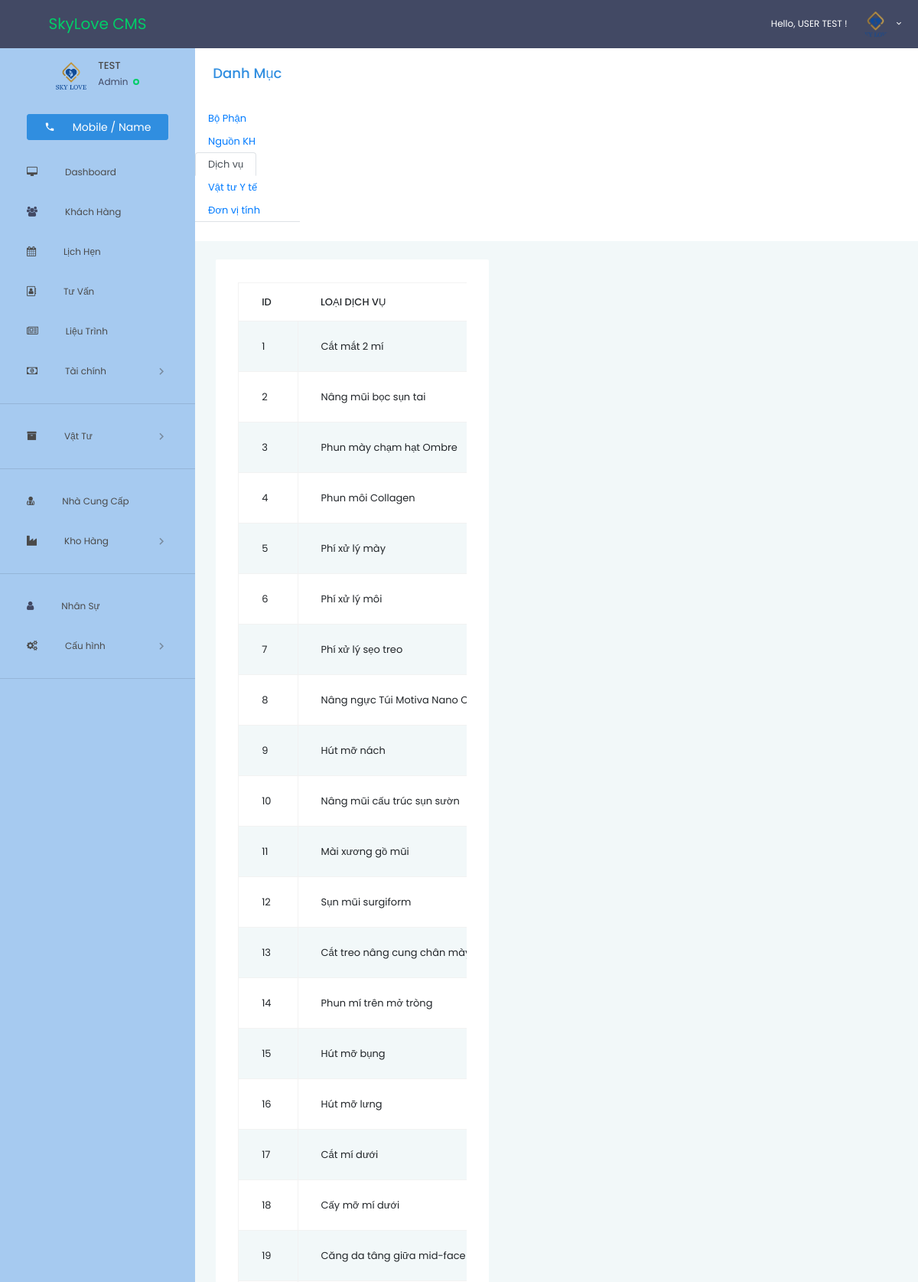
The app's page /service/ (signed in, upper part) with its own data.
### manager/models.py (models this page shows, shortened)
class User(AbstractUser):
    fullname = models.CharField(max_length=32)
    thumb = models.ImageField(blank=True, null=True, upload_to='User')
    class Meta:
        db_table = 'User'

class Service(models.Model):
    name = models.CharField(max_length=64, unique=True)
    cost = MoneyField(max_digits=16, decimal_places=0, default_currency='VND', default=0)
    class Meta:
        db_table = 'Service'

### manager/views.py (the view)
# urls.py: path('service/', views.ServiceAll.as_view(), name='app_srv_all'),
class ServiceAll(LoginRequiredMixin, ListView):
    template_name = 'manager/service/index.html'
    login_url = 'manager:login'
    model = get_user_model()
    def get_context_data(self, **kwargs):
        context = super().get_context_data(**kwargs)
        context['admin_count'] = get_user_model().objects.all().count()
        context['services'] = Service.objects.order_by('id')
        return context

### manager/templates/manager/service/index.html (shortened to what this page needs)
{% extends 'manager/layout.html' %}
{% load static %}
{% block content %}
  <link rel="stylesheet" href="{% static 'css/vmenu.css' %}">
  <div class="main-panel">
  <div class="row">
    <div class="col-lg-2 grid-margin">
      <h4 class="text-center text-primary">
        <br>
        Danh Mục
      </h4>
    </div>
  </div>
  <div class="row">
    <div class="col-lg-2 grid-margin">
      <ul class="nav nav-tabs">
        <li class="nav-item">
          <a class="nav-link"
             href="{% url 'manager:dept_all' %}">Bộ Phận</a>
        </li>
        <li class="nav-item">
          <a class="nav-link"
             href="{% url 'manager:cust_src_all' %}">Nguồn KH</a>
        </li>
        <li class="nav-item">
          <a class="nav-link active" aria-current="page"
             href="{% url 'manager:app_srv_all' %}">Dịch vụ</a>
        </li>
        <li class="nav-item">
          <a class="nav-link"
             href="{% url 'inventory:ass_cat_all' %}">Vật tư Y tế</a>
        </li>
        <li class="nav-item">
          <a class="nav-link"
             href="{% url 'inventory:ass_unt_all' %}">Đơn vị tính</a>
        </li>
      </ul>
    </div>
  </div>
  <div class="content-wrapper">
    <div class="row">
      <div class="col-lg-5 grid-margin">
        <div class="card">
          <div class="card-body">
            <div class="table-responsive">
              <table class="table table-bordered table-striped">
                <thead>
                <tr>
                  <th>
                    ID
                  </th>
                  <th>
                    LOẠI DỊCH VỤ
                  </th>
                </tr>
                </thead>
                <tbody>
                {% for service in services %}
                  <tr>
                    <td>
                      {{ service.id }}
                    </td>
                    <td>
                      {{ service.name }}
                    </td>
                  </tr>
                {% endfor %}
                </tbody>
              </table>
            </div>
          </div>
        </div>
      </div>
    </div>
  </div>
{% endblock content %}

### manager/templates/manager/nav.html (shortened to what this page needs)
{% load static %}
<nav class="navbar default-layout bg-success col-lg-12 col-12 p-0 fixed-top d-flex flex-row">
  <div class="text-center navbar-brand-wrapper d-flex align-items-top justify-content-center bg-dark">
    <p class="display-5 mt-3 text-success">SkyLove CMS</p>
  </div>
  <div class="navbar-menu-wrapper d-flex align-items-center bg-dark">
    <ul class="navbar-nav navbar-nav-right">
      <li class="nav-item dropdown d-none d-xl-inline-block">
        <a class="nav-link dropdown-toggle" id="UserDropdown" href="#" data-toggle="dropdown" aria-expanded="false">
          <span class="profile-text"> Hello, {{ user.fullname | upper }} ! </span>
          {% if user.thumb.url != null %}
            <img class="img-xs rounded-circle" src="{{ user.thumb.url }}" class='rounded img-fluid' alt="Profile image">
          {% else %}
            <img class="img-xs rounded-circle" src="{% static 'images/No_Image.png' %}" class='rounded img-fluid' alt="Profile image">
          {% endif %}
        </a>
      </li>
    </ul>
  </div>
</nav>

### manager/templates/manager/sidebar.html (shortened to what this page needs)
{% load static %}
<nav class="sidebar sidebar-offcanvas bg-infobk" id="sidebar">
  <ul class="nav">
    <li class="nav-item nav-profile">
      <div class="nav-link">
        <div class="user-wrapper">
          <div class="profile-image">
            {% if user.thumb.url != null %}
              <img src="{{ user.thumb.url }}" class='rounded img-fluid' alt="">
            {% else %}
              <img src="{% static 'images/No_Image.png' %}" class='rounded img-fluid' alt="">
            {% endif %}
          </div>
          <div class="text-wrapper">
            <p class="profile-name">{{ user.username | upper }} </p>
            <div>
              <small class="designation text-dark">
                {% if user.is_superuser > 0 %}
                  Administrator
                {% else %}
                  Admin
                {% endif %}
              </small>
              <span class="status-indicator online"></span>
            </div>
          </div>
        </div>
        <a href="{% url 'manager:customer_overview' %}" class="btn btn-primary btn-block">
          <i class="mdi mdi-phone"></i>
          &emsp;Mobile / Name
        </a>
      </div>
    </li>
    <li class="nav-item">
      <a class="nav-link" href="{% url 'manager:dashboard' %}">
        <i class="fa fa-desktop"></i>
        <span class="menu-title">&emsp;&emsp;&emsp;Dashboard</span>
      </a>
    </li>
    <li class="nav-item">
      <a class="nav-link" href="{% url 'manager:customer_all' %}">
        <i class="fa fa-users text-dark"></i>
        <span class="menu-title">&emsp;&emsp;&emsp;Khách Hàng</span>
      </a>
    </li>
    <li class="nav-item">
      <a class="nav-link" href="{% url 'apptevent:calendar' %}">
        <i class="fa fa-calendar"></i>
        <span class="menu-title">&emsp;&emsp;&emsp;Lịch Hẹn</span>
      </a>
    </li>
    <li class="nav-item">
      <a class="nav-link" href="{% url 'action:consultant_overview' %}">
        <i class="fa fa-address-book-o"></i>
        <span class="menu-title">&emsp;&emsp;&emsp;Tư Vấn</span>
      </a>
    </li>
    <li class="nav-item">
      <a class="nav-link" href="{% url 'action:treatment_overview' %}">
        <i class="fa fa-newspaper-o"></i>
        <span class="menu-title">&emsp;&emsp;&emsp;Liệu Trình</span>
      </a>
    </li>
    <li class="nav-item">
      <a class="nav-link" data-toggle="collapse" href="#ui-accountant" aria-expanded="false" aria-controls="ui-accountant">
        <i class="fa fa-money"></i>
        <span class="menu-title">&emsp;&emsp;&emsp;Tài chính</span>
        <i class="menu-arrow"></i>
      </a>
      <hr>
    </li>
    <li class="nav-item">
      <a class="nav-link" data-toggle="collapse" href="#ui-asset" aria-expanded="false" aria-controls="ui-asset">
        <i class="fa fa-archive"></i>
        <span class="menu-title">&emsp;&emsp;&emsp;Vật Tư</span>
        <i class="menu-arrow"></i>
      </a>
      <hr>
    </li>
    <li class="nav-item">
      <a class="nav-link" href="{% url 'inventory:supplier_all' %}">
        <i class="fa fa-user-md"></i>
        <span class="menu-title">&emsp;&emsp;&emsp;Nhà Cung Cấp</span>
      </a>
    </li>
    <li class="nav-item">
      <a class="nav-link" data-toggle="collapse" href="#ui-inventory" aria-expanded="false"
         aria-controls="ui-inventory">
        <i class="fa fa-industry"></i>
        <span class="menu-title">&emsp;&emsp;&emsp;Kho Hàng</span>
        <i class="menu-arrow"></i>
      </a>
      <hr>
    </li>
    <li class="nav-item">
      <a class="nav-link" href="{% url 'manager:employee_all' %}" aria-expanded="false" aria-controls="ui-basic">
        <i class="fa fa-user text-dark"></i>
        <span class="menu-title">&emsp;&emsp;&emsp;Nhân Sự</span>
      </a>
    </li>
    <li class="nav-item">
      <a class="nav-link" data-toggle="collapse" href="#ui-config" aria-expanded="false" aria-controls="ui-config">
        <i class="fa fa-gears "></i>
        <span class="menu-title">&emsp;&emsp;&emsp;Cấu hình</span>
        <i class="menu-arrow"></i>
      </a>
      <hr>
    </li>
  </ul>
</nav>

### static/css/vmenu.css (style rules this page uses)
.dropdown { position: relative; display: inline-block; }

### records on screen
User: fullname "USER TEST", thumb (picture), username "TEST"
Service: id "1", name "Cắt mắt 2 mí"
Service: id "2", name "Nâng mũi bọc sụn tai"
Service: id "3", name "Phun mày chạm hạt Ombre"
Service: id "4", name "Phun môi Collagen"
Service: id "5", name "Phí xử lý mày"
Service: id "6", name "Phí xử lý môi"
Service: id "7", name "Phí xử lý sẹo treo"
Service: id "8", name "Nâng ngực Túi Motiva Nano…"
Service: id "9", name "Hút mỡ nách"
Service: id "10", name "Nâng mũi cấu trúc sụn sườn"
Service: id "11", name "Mài xương gồ mũi"
Service: id "12", name "Sụn mũi surgiform"
Service: id "13", name "Cắt treo nâng cung chân…"
Service: id "14", name "Phun mí trên mở tròng"
Service: id "15", name "Hút mỡ bụng"
Service: id "16", name "Hút mỡ lưng"
Service: id "17", name "Cắt mí dưới"
Service: id "18", name "Cấy mỡ mí dưới"
Service: id "19", name "Căng da tâng giữa mid-face…"
